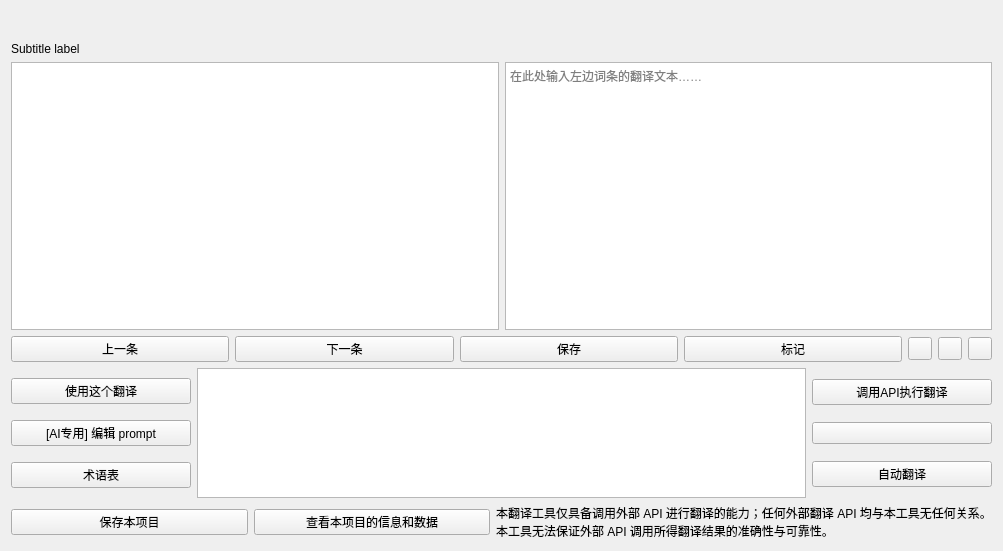
<?xml version="1.0" encoding="UTF-8"?>
<ui version="4.0">
 <class>Form</class>
 <widget class="QWidget" name="Form">
  <property name="windowModality">
   <enum>Qt::NonModal</enum>
  </property>
  <property name="geometry">
   <rect>
    <x>0</x>
    <y>0</y>
    <width>1003</width>
    <height>551</height>
   </rect>
  </property>
  <property name="windowTitle">
   <string>Form</string>
  </property>
  <property name="autoFillBackground">
   <bool>false</bool>
  </property>
  <property name="lightCustomQss" stdset="0">
   <string/>
  </property>
  <property name="darkCustomQss" stdset="0">
   <string/>
  </property>
  <layout class="QVBoxLayout" name="verticalLayout_2">
   <property name="topMargin">
    <number>42</number>
   </property>
   <item>
    <layout class="QHBoxLayout" name="horizontalLayout_7">
     <item>
      <widget class="SubtitleLabel" name="SubtitleLabel">
       <property name="text">
        <string>Subtitle label</string>
       </property>
      </widget>
     </item>
     <item>
      <widget class="SplitPushButton" name="SplitPushButton">
       <property name="toolTip">
        <string>下拉选择快速操作类型</string>
       </property>
       <property name="text_" stdset="0">
        <string>下拉选择快速操作类型</string>
       </property>
      </widget>
     </item>
    </layout>
   </item>
   <item>
    <layout class="QHBoxLayout" name="horizontalLayout_2">
     <item>
      <widget class="TextEdit" name="TextEdit_OriginalText">
       <property name="readOnly">
        <bool>true</bool>
       </property>
      </widget>
     </item>
     <item>
      <widget class="TextEdit" name="TextEdit_TranslatedText">
       <property name="placeholderText">
        <string>在此处输入左边词条的翻译文本……</string>
       </property>
      </widget>
     </item>
    </layout>
   </item>
   <item>
    <layout class="QHBoxLayout" name="horizontalLayout">
     <property name="topMargin">
      <number>0</number>
     </property>
     <item>
      <widget class="PushButton" name="PushButton_OneBefore">
       <property name="text">
        <string>上一条</string>
       </property>
      </widget>
     </item>
     <item>
      <widget class="PushButton" name="PushButton_OneNext">
       <property name="text">
        <string>下一条</string>
       </property>
      </widget>
     </item>
     <item>
      <widget class="PrimaryPushButton" name="PrimaryPushButton_SaveAndContinue">
       <property name="toolTip">
        <string>&lt;html&gt;&lt;head/&gt;&lt;body&gt;&lt;p&gt;使用上方的人工翻译文本作为译文保存。&lt;/p&gt;&lt;p&gt;同时添加标签「人工翻译」。&lt;/p&gt;&lt;/body&gt;&lt;/html&gt;</string>
       </property>
       <property name="text">
        <string>保存</string>
       </property>
      </widget>
     </item>
     <item>
      <widget class="PrimaryPushButton" name="PrimaryPushButton_MarkAndContinue">
       <property name="text">
        <string>标记</string>
       </property>
      </widget>
     </item>
     <item>
      <widget class="ToolButton" name="ToolButton_CopyOriginalText">
       <property name="toolTip">
        <string>&lt;html&gt;&lt;head/&gt;&lt;body&gt;&lt;p&gt;将左侧的原文复制为右侧的译文，适用于格式代码复杂的文本。&lt;/p&gt;&lt;/body&gt;&lt;/html&gt;</string>
       </property>
      </widget>
     </item>
     <item>
      <widget class="ToolButton" name="ToolButton_SearchInWeb">
       <property name="toolTip">
        <string>&lt;html&gt;&lt;head/&gt;&lt;body&gt;&lt;p&gt;在系统默认浏览器中打开并搜索待翻译文本。&lt;/p&gt;&lt;/body&gt;&lt;/html&gt;</string>
       </property>
      </widget>
     </item>
     <item>
      <widget class="ToolButton" name="ToolButton_ClearTranslatedText">
       <property name="toolTip">
        <string>&lt;html&gt;&lt;head/&gt;&lt;body&gt;&lt;p&gt;清空右侧的待翻译文本。&lt;/p&gt;&lt;/body&gt;&lt;/html&gt;</string>
       </property>
      </widget>
     </item>
    </layout>
   </item>
   <item>
    <layout class="QHBoxLayout" name="horizontalLayout_3">
     <item>
      <layout class="QVBoxLayout" name="verticalLayout">
       <item>
        <widget class="PrimaryPushButton" name="PrimaryPushButton_UseAPIText">
         <property name="toolTip">
          <string>&lt;html&gt;&lt;head/&gt;&lt;body&gt;&lt;p&gt;将通过 API 获取的翻译应用到该词条，这将自动保存词条并添加标签。&lt;/p&gt;&lt;p&gt;在应用之前，您仍然可以在右侧文本框中编辑 API 获取的翻译字段。&lt;/p&gt;&lt;/body&gt;&lt;/html&gt;</string>
         </property>
         <property name="text">
          <string>使用这个翻译</string>
         </property>
        </widget>
       </item>
       <item>
        <widget class="PushButton" name="PushButton_EditPrompt">
         <property name="minimumSize">
          <size>
           <width>180</width>
           <height>0</height>
          </size>
         </property>
         <property name="toolTip">
          <string>&lt;html&gt;&lt;head/&gt;&lt;body&gt;&lt;p&gt;prompt 用于向 AI 阐述它的身份、任务与注意事项。&lt;/p&gt;&lt;p&gt;如按默认设置调用 AI 翻译没有显著的问题，保持默认即可。&lt;/p&gt;&lt;/body&gt;&lt;/html&gt;</string>
         </property>
         <property name="text">
          <string>[AI专用] 编辑 prompt</string>
         </property>
        </widget>
       </item>
       <item>
        <widget class="PushButton" name="PushButton_Glossary">
         <property name="toolTip">
          <string>&lt;html&gt;&lt;head/&gt;&lt;body&gt;&lt;p&gt;配置 API 之后才能调用 API 并翻译。&lt;/p&gt;&lt;/body&gt;&lt;/html&gt;</string>
         </property>
         <property name="text">
          <string>术语表</string>
         </property>
        </widget>
       </item>
      </layout>
     </item>
     <item>
      <widget class="TextEdit" name="TextEdit_API">
       <property name="minimumSize">
        <size>
         <width>0</width>
         <height>130</height>
        </size>
       </property>
       <property name="maximumSize">
        <size>
         <width>16777215</width>
         <height>130</height>
        </size>
       </property>
      </widget>
     </item>
     <item>
      <layout class="QVBoxLayout" name="verticalLayout_4" stretch="0,0,0">
       <property name="spacing">
        <number>6</number>
       </property>
       <property name="sizeConstraint">
        <enum>QLayout::SetMaximumSize</enum>
       </property>
       <item>
        <widget class="PrimaryPushButton" name="PrimaryPushButton_TranslateWithAPI">
         <property name="text">
          <string>调用API执行翻译</string>
         </property>
        </widget>
       </item>
       <item>
        <widget class="ComboBox" name="ComboBox_API"/>
       </item>
       <item>
        <widget class="ToggleButton" name="ToggleButton_AutoTranslateWithAPI">
         <property name="minimumSize">
          <size>
           <width>180</width>
           <height>0</height>
          </size>
         </property>
         <property name="toolTip">
          <string>&lt;html&gt;&lt;head/&gt;&lt;body&gt;&lt;p&gt;激活自动翻译期间，您将无法编辑每一次由 API 生成的翻译文本。&lt;/p&gt;&lt;p&gt;每个词条的翻译文本仅展示一秒时间。&lt;/p&gt;&lt;/body&gt;&lt;/html&gt;</string>
         </property>
         <property name="text">
          <string>自动翻译</string>
         </property>
        </widget>
       </item>
      </layout>
     </item>
    </layout>
   </item>
   <item>
    <layout class="QHBoxLayout" name="horizontalLayout_4">
     <item>
      <widget class="PushButton" name="PushButton_SaveProject">
       <property name="toolTip">
        <string>&lt;html&gt;&lt;head/&gt;&lt;body&gt;&lt;p&gt;此为保存项目，而并非导出项目翻译文本。&lt;/p&gt;&lt;p&gt;如果翻译已经结束并需要导出可使用的翻译文本，请查看右上角的下拉按钮。&lt;/p&gt;&lt;/body&gt;&lt;/html&gt;</string>
       </property>
       <property name="text">
        <string>保存本项目</string>
       </property>
      </widget>
     </item>
     <item>
      <widget class="PushButton" name="PushButton_ViewProject">
       <property name="toolTip">
        <string>&lt;html&gt;&lt;head/&gt;&lt;body&gt;&lt;p&gt;项目的信息和数据仅在本地存储，并且不能保证准确可靠。&lt;/p&gt;&lt;/body&gt;&lt;/html&gt;</string>
       </property>
       <property name="text">
        <string>查看本项目的信息和数据</string>
       </property>
      </widget>
     </item>
     <item>
      <widget class="CaptionLabel" name="CaptionLabel">
       <property name="text">
        <string>&lt;html&gt;&lt;head/&gt;&lt;body&gt;&lt;p&gt;本翻译工具仅具备调用外部 API 进行翻译的能力；任何外部翻译 API 均与本工具无任何关系。&lt;br/&gt;本工具无法保证外部 API 调用所得翻译结果的准确性与可靠性。&lt;/p&gt;&lt;/body&gt;&lt;/html&gt;</string>
       </property>
      </widget>
     </item>
    </layout>
   </item>
  </layout>
 </widget>
 <customwidgets>
  <customwidget>
   <class>ComboBox</class>
   <extends>QPushButton</extends>
   <header>qfluentwidgets</header>
  </customwidget>
  <customwidget>
   <class>PushButton</class>
   <extends>QPushButton</extends>
   <header>qfluentwidgets</header>
  </customwidget>
  <customwidget>
   <class>PrimaryPushButton</class>
   <extends>PushButton</extends>
   <header>qfluentwidgets</header>
  </customwidget>
  <customwidget>
   <class>SplitPushButton</class>
   <extends>QWidget</extends>
   <header>qfluentwidgets</header>
  </customwidget>
  <customwidget>
   <class>ToolButton</class>
   <extends>QToolButton</extends>
   <header>qfluentwidgets</header>
  </customwidget>
  <customwidget>
   <class>ToggleButton</class>
   <extends>PushButton</extends>
   <header>qfluentwidgets</header>
  </customwidget>
  <customwidget>
   <class>CaptionLabel</class>
   <extends>QLabel</extends>
   <header>qfluentwidgets</header>
  </customwidget>
  <customwidget>
   <class>SubtitleLabel</class>
   <extends>QLabel</extends>
   <header>qfluentwidgets</header>
  </customwidget>
  <customwidget>
   <class>TextEdit</class>
   <extends>QTextEdit</extends>
   <header>qfluentwidgets</header>
  </customwidget>
 </customwidgets>
 <resources/>
 <connections/>
</ui>
